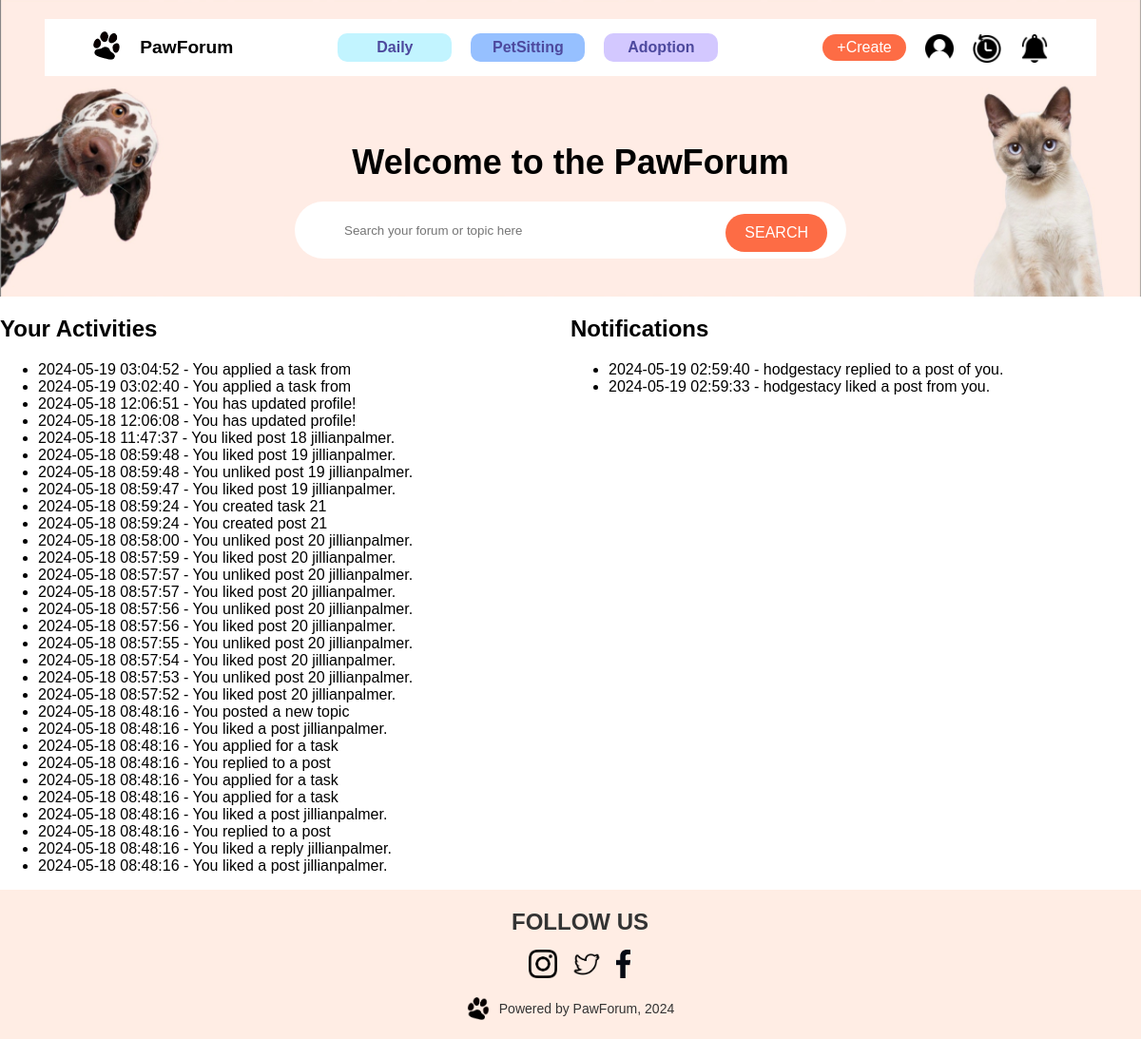
The app's page /activity (signed in), older data.
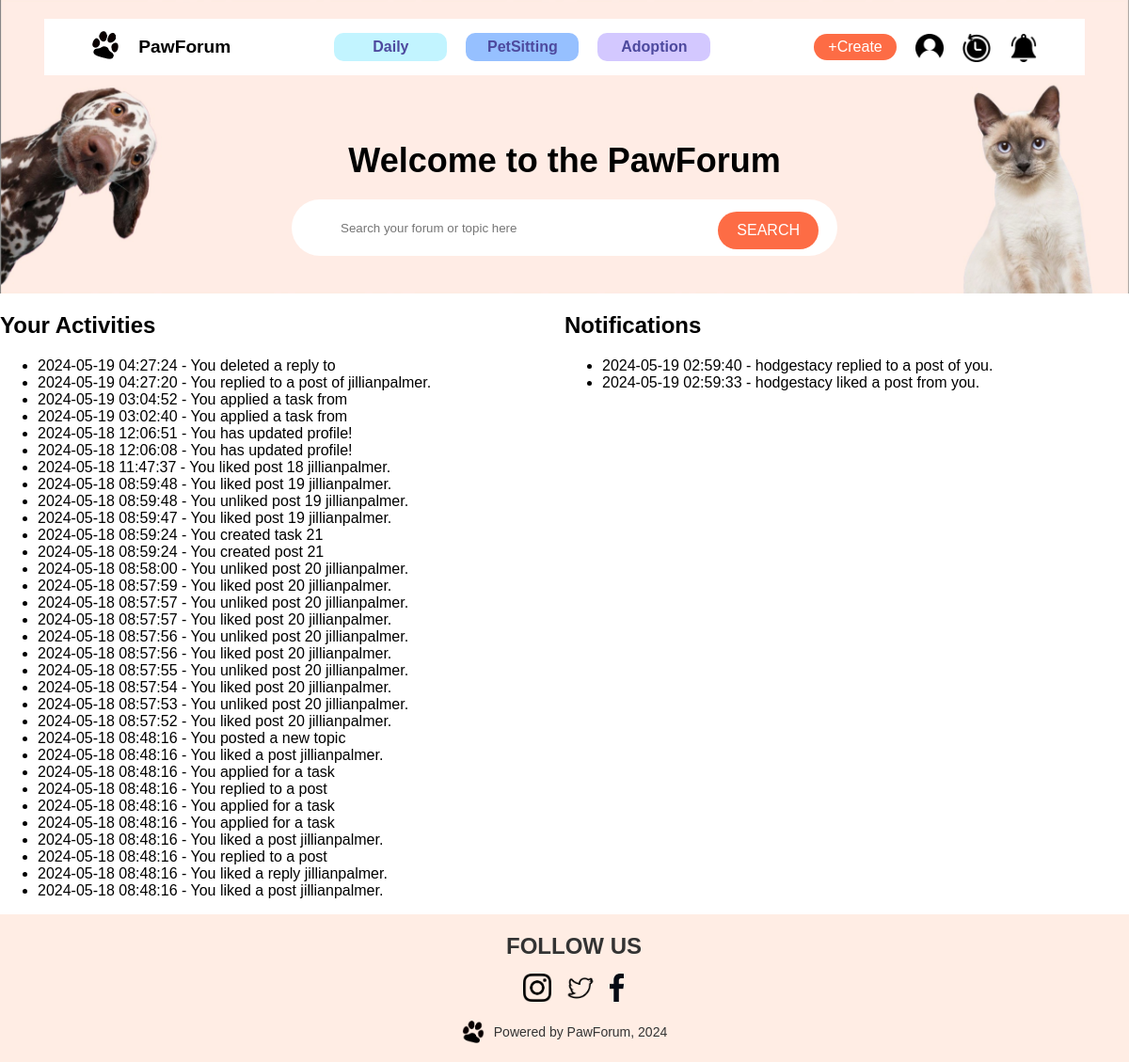
The same page, newer data.
### app/models.py (models this page shows, shortened)
class Activity(db.Model):
    id = db.Column(db.Integer, primary_key=True)
    user_id = db.Column(db.Integer, db.ForeignKey('user.id'), nullable=False)
    action = db.Column(db.String(255), nullable=False)
    target_user_id = db.Column(db.Integer, nullable=True)
    timestamp = db.Column(db.DateTime, default=datetime.utcnow)
    user = db.relationship('User', backref=db.backref('activities', lazy=True))

class User(db.Model, UserMixin):
    id = db.Column(db.Integer, primary_key=True)
    username = db.Column(db.String(80), unique=True, nullable=False)
    email = db.Column(db.String(120), unique=True, nullable=False)
    password_hash = db.Column(db.String(128))
    phone = db.Column(db.String(15), nullable=True)
    gender = db.Column(db.String(10), nullable=True)
    postcode = db.Column(db.String(10), nullable=True)
    join_at = db.Column(db.DateTime, default=datetime.utcnow)
    pet_type = db.Column(db.String(80), nullable=True)
    user_image = db.Column(db.String(255), nullable=True)
    @property
    def password(self):
        raise AttributeError('password is not a readable attribute')

### app/routes.py (the view)
    @app.route('/activity')
    @login_required
    def activity():
        nav = render_template('components/nav_logged_in.html') if current_user.is_authenticated else render_template('components/nav_logged_out.html')
        activities = Activity.query.filter(
            (Activity.user_id == current_user.id) | (Activity.target_user_id == current_user.id)
        ).order_by(Activity.timestamp.desc()).all()
        return render_template('activity.html', page_name='Activity', nav=nav, activities=activities)

### app/__init__.py (called while the page is built)
def create_app():
    app = Flask(__name__)
    app.config.from_object(Config)
    app.jinja_env.globals['os'] = os
    db.init_app(app)
    migrate = Migrate(app, db)
    database_path = os.path.join(app.root_path, 'app.db')
    if not os.path.exists(database_path):
        open(database_path, 'w').close()
    with app.app_context():
        db.create_all()
    login_manager = LoginManager()
    login_manager.init_app(app)
    login_manager.login_view = 'login'
    @login_manager.user_loader
    def load_user(user_id):
        from .models import User  # Import here to avoid circular dependencies
        return User.query.get(int(user_id))
    from .routes import init_app_routes  # Import routes after db to avoid circular import
    init_app_routes(app)  # Initialize routes
    return app

### app/templates/components/nav_logged_in.html (shortened to what this page needs)
<!DOCTYPE html>
<html lang="en">
  <head>
    <link
      rel="stylesheet"
      href="{{ url_for('static', filename='css/style.css') }}"
    />
  </head>
  <body>
    <nav>
      <div class="navbar">
        <div class="navbar-left">
          <a href="{{ url_for('home') }}">
            <img
              src="{{ url_for('static', filename='image/paw.png') }}"
              alt="Paw Logo"
              class="logo"
            />
          </a>
          <span>PawForum</span>
        </div>
        <div class="nav-links">
          <a href="{{ url_for('home', category='Daily') }}" class="link-daily"
            >Daily</a
          >
          <a
            href="{{ url_for('home', category='PetSitting') }}"
            class="link-petsitting"
            >PetSitting</a
          >
          <a
            href="{{ url_for('home', category='Adoption') }}"
            class="link-adoption"
            >Adoption</a
          >
        </div>
        <div class="nav-right">
          <a href="{{ url_for('post_create') }}"
            ><button class="nav-create">+Create</button></a
          >
          <a href="{{ url_for('profile') }}" class="nav-img"
            ><img src="{{ url_for('static', filename='image/user_icon.png') }}"
          /></a>
          <a href="{{ url_for('activity') }}" class="nav-img"
            ><img src="{{ url_for('static', filename='image/activity.png') }}"
          /></a>
          <a href="{{ url_for('notification') }}" class="nav-img"
            ><img
              src="{{ url_for('static', filename='image/notification.png') }}"
          /></a>
        </div>
      </div>
      <div class="nav-main">
        <h1>Welcome to the PawForum</h1>
        <div class="searchbar">
          <form action="{{ url_for('search')}}" method="GET">
            <input
              type="text"
              name="query"
              placeholder="Search your forum or topic here"
              class="search-input"
              maxlength="100"
            />
            <button type="submit" class="search-btn">SEARCH</button>
          </form>
        </div>
      </div>
    </nav>
  </body>
</html>

### app/templates/activity.html
{% extends "base.html" %}
{% block content %}
<div class="Activity">
    <div style="display: flex;">
        <div style="flex: 1;">
            <h2>Your Activities</h2>
            <ul>
                {% for activity in activities %}
                    {% if activity.user_id == current_user.id %}
                    <li>
                        {{ activity.timestamp.strftime('%Y-%m-%d %H:%M:%S') }} -
                        {% if activity.target_user_id %}
                            You {{ activity.action }} {{ activity.user.username }}.
                        {% else %}
                            You {{ activity.action }}
                        {% endif %}
                    </li>
                    {% endif %}
                {% endfor %}
            </ul>
        </div>
        <div style="flex: 1;">
            <h2>Notifications</h2>
            <ul>
                {% for activity in activities %}
                    {% if activity.target_user_id == current_user.id %}
                    <li>
                        {{ activity.timestamp.strftime('%Y-%m-%d %H:%M:%S') }} -
                        {{ activity.user.username }} {{ activity.action }} you.
                    </li>
                    {% endif %}
                {% endfor %}
            </ul>
        </div>
    </div>
</div>
{% endblock %}

### app/templates/base.html (shortened to what this page needs)
<!DOCTYPE html>
<html lang="en">
  <head>
    <link
      rel="stylesheet"
      href="{{ url_for('static', filename='css/style.css') }}"
    />
  </head>
  <body>
    {% block navbar %}
    {% if nav %}
        {{ nav|safe }}
      {% else %}
        {% include 'components/nav_logged_out.html' %}
    {% endif %}
    {% endblock %}
    {% block content %}{% endblock %}
    {% block footer %}{% include 'components/footer.html' %}{% endblock %}
  </body>
</html>

### app/templates/components/footer.html (shortened to what this page needs)
<!DOCTYPE html>
<html lang="en">
  <head>
    <link
      rel="stylesheet"
      href="{{ url_for('static', filename='css/style.css') }}"
    />
  </head>
  <body>
  </body>
  <footer>
    <div class="footer-content">
      <div class="social-icons">
        <span class="footer-text">FOLLOW US</span>
        <div class="icon-container">
          <a href="https://www.instagram.com/your-profile" target="_blank">
            <img
              src="{{ url_for('static', filename='image/instagram-icon.png') }}"
              alt="Instagram Icon"
            />
          </a>
          <a href="https://www.twitter.com/your-profile" target="_blank">
            <img
              src="{{ url_for('static', filename='image/twitter-icon.png') }}"
              alt="Twitter Icon"
            />
          </a>
          <a href="https://www.facebook.com/your-page" target="_blank">
            <img
              src="{{ url_for('static', filename='image/facebook-icon.png') }}"
              alt="Facebook Icon"
            />
          </a>
        </div>
      </div>
      <div class="footer-power">
        <img
          src="{{ url_for('static', filename='image/paw.png') }}"
          alt="Paw Logo"
          class="footer-logo"
        />
        <span class="footer-text">Powered by PawForum, 2024</span>
      </div>
    </div>
  </footer>
</html>

### app/static/css/style.css (style rules this page uses)
a { text-decoration: None; cursor: pointer; color: inherit; }
body { font-family: Arial, sans-serif; margin: 0; }
nav { background-image: url("../image/navpic.jpg"); background-size: cover; background-position: center; padding: 40px 0; display: flex; flex-direction: column; align-items: center; justify-content: center; }
.logo { width: 30px; height: 30px; margin-right: 10px; }
.nav-img img { width: 30px; height: 30px; margin-left: 20px; }
.navbar { background-color: white; padding: 5px 50px; height: 50px; display: flex; align-items: center; justify-content: space-between; margin-bottom: 20px; margin-top: -20px; }
.navbar-left { display: flex; align-items: center; }
.navbar-left span { font-weight: bold; margin-left: 10px; font-size: larger; }
.nav-links { display: flex; margin-left: 100px; }
.nav-links a { color: black; text-decoration: none; }
.nav-create { background-color: #fd6c45; color: white; border: none; border-radius: 20px; padding: 5px 15px; cursor: pointer; margin-left: 100px; }
.nav-main { text-align: center; color: black; width: 100%; display: flex; flex-direction: column; align-items: center; justify-content: center; padding-top: 20px; }
.nav-main h1 { font-size: 36px; margin-bottom: 20px; }
.searchbar { display: flex; align-items: center; border-radius: 30px; width: 580px; height: 60px; position: relative; background-color: #fff; }
.search-input[type="text"] { border: none; border-radius: 4px; outline: none; flex: 1; margin-left: 50px; width: 350px; }
.search-btn { position: absolute; right: 20px; top: 55%; transform: translateY(-50%); background-color: #fd6c45; color: white; border: none; border-radius: 30px; padding: 0 20px; height: 40px; cursor: pointer; }
footer { background-color: #ffede4; padding: 20px; text-align: center; }
.footer-content { display: flex; align-items: center; justify-content: center; flex-direction: column; }
.footer-power { display: flex; align-items: center; margin-top: 20px; }
.footer-logo { width: 24px; height: 24px; margin-right: 10px; }
.footer-text { font-size: 14px; color: #333; }
.icon-container { display: flex; justify-content: center; margin-top: 15px; }
.social-icons { margin-left: 20px; flex-direction: column; }
.social-icons a { display: inline-flex; align-items: center; margin: 0 8px; }
.social-icons img { width: auto; height: 30px; }
.social-icons span { font-size: x-large; font-weight: bolder; }
.nav-links a { font-weight: bold; color: #4d499e; text-decoration: none; display: inline-block; width: 120px; text-align: center; padding: 6px 0; border-radius: 10px; margin: 0 10px; }
.SignupForm input, button { margin-bottom: 10px; padding: 15px; font-size: 16px; border-radius: 3px; border: 1px solid #ccc; background-color: rgb(231, 226, 226); }
.link-daily { background-color: #c2f4ff !important; }
.link-petsitting { background-color: #96c0ff !important; }
.link-adoption { background-color: #d3c8ff !important; }
.nav-right { position: relative; top: 5px; display: flex; justify-content: center; }

Row changes from the older to the newer data that the page shows:
added Activity: timestamp "2024-05-19 04:27:24", action "deleted a reply to", shown under "Your Activities"
added Activity: timestamp "2024-05-19 04:27:20", action "replied to a post of", user.username "jillianpalmer", shown under "Your Activities"
